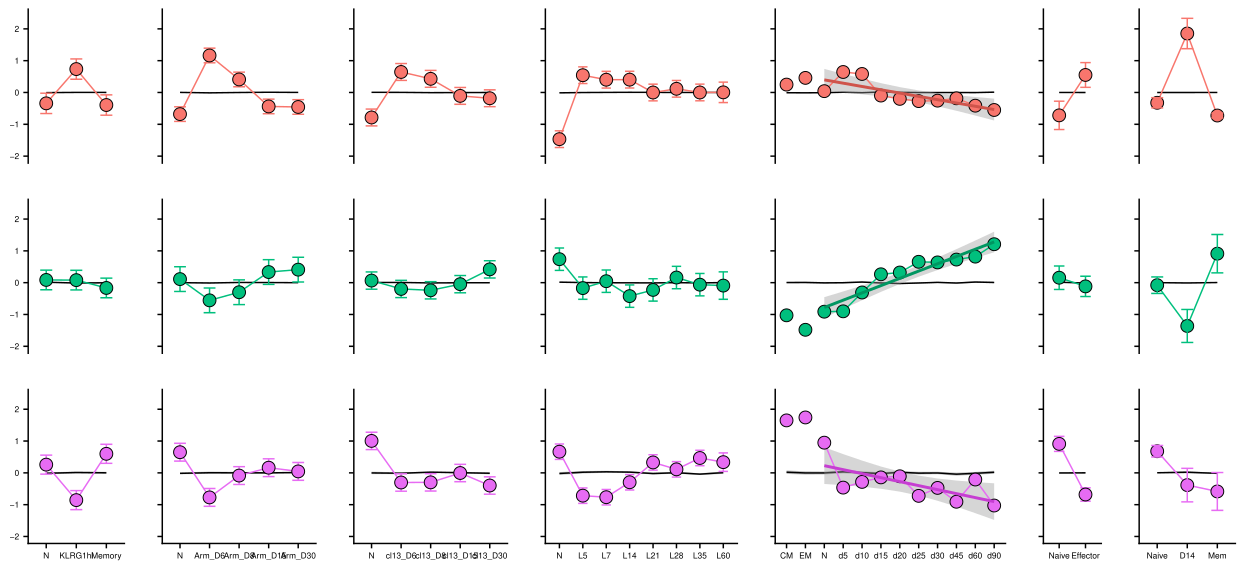

Reproduce this figure in R.
library(readr)
library(RColorBrewer)
library(ggpubr)
library(scales)
library(reshape2)
library(cowplot)
library(emmeans)
library(nlme)

## Imports Query Sets and Kinetic Sets  #########################################################################################################

DEGList = msigdb::read.gmt("../../Hacohen_StateDEGs_Human.gmt")$genesets

DEGList_UpDown = list()
for(i in seq(1,6,by = 2)) DEGList_UpDown[[names(DEGList)[i]]] = list(Up = DEGList[[i]],Down = DEGList[[i+1]])
names(DEGList_UpDown) = sapply(strsplit(names(DEGList_UpDown),split = "_",fixed = TRUE),function(x) x[1])

palette = scales::hue_pal()(5)[c(1,3,5)]

load("../../KineticSets_v3_2YF.rda")

# KineticLists$YF_Effector$PlotType="Replicate_Line"
## Backscoring Up Minus Down #########################################################################################################

SignatureScore <- function(InputGeneMatrix,TestSignatures){
  GeneMatrixFiltered = merge(data.frame(TestSignatures),data.frame(InputGeneMatrix),by.x = 1,by.y = 0)
  
  GeneMatrixFiltered_Zscore = data.matrix(GeneMatrixFiltered[,2:ncol(GeneMatrixFiltered)])
  for(i in 1:nrow(GeneMatrixFiltered_Zscore)) GeneMatrixFiltered_Zscore[i,] = scale(GeneMatrixFiltered_Zscore[i,])
  
  MeanZ_Score = numeric(ncol(GeneMatrixFiltered_Zscore))
  
  ## Averages Z score of all genes in a signature (Using Geom mean will return an error for negative Z scores!!!)
  for(i in 1:ncol(GeneMatrixFiltered_Zscore)) MeanZ_Score[i] = mean(GeneMatrixFiltered_Zscore[,i])
  names(MeanZ_Score) = colnames(GeneMatrixFiltered_Zscore)
  
  MeanZ_Score
}

SignatureScore_UpMinusDown <- function(InputGeneMatrix,UpDownList){
  UpSignature = SignatureScore(InputGeneMatrix,UpDownList[["Up"]])
  if(!is.null(UpDownList[["Down"]])){
    DnSignature = SignatureScore(InputGeneMatrix,UpDownList[["Down"]])
    NetSignature = UpSignature - DnSignature
  } else{
    NetSignature = UpSignature
  }
  NetSignature
}

SignatureScore_RowInd <- function(InputGeneMatrix,RowInds){
  GeneMatrixFiltered = InputGeneMatrix[RowInds,]
  
  for(i in 1:nrow(GeneMatrixFiltered)) GeneMatrixFiltered[i,] = scale(GeneMatrixFiltered[i,])
  
  MeanZ_Score = colMeans(GeneMatrixFiltered)
  names(MeanZ_Score) = colnames(InputGeneMatrix)
  
  MeanZ_Score
}

SignatureScore_Random <- function(InputGeneMatrix,UpDownList){
  UpGenesRandom = sample(x = 1:nrow(InputGeneMatrix),length(UpDownList[["Up"]]))
  DnGenesRandom = sample(x = 1:nrow(InputGeneMatrix),length(UpDownList[["Down"]]))
  
  UpSignature = SignatureScore_RowInd(InputGeneMatrix,UpGenesRandom)
  if(!is.null(UpDownList[["Down"]])){
    DnSignature = SignatureScore_RowInd(InputGeneMatrix,DnGenesRandom)
    NetRandom = UpSignature - DnSignature
  } else{
    NetRandom = UpSignature
  }
  NetRandom
}

# KineticSets = YF_RNASeq;SigList = DEGList_UpDown;pal = palette;nperm = 100
SignatureScorePlot_TRMSlopeEval <- function(KineticSets,SigList,pal = rep("black",length(SigList)),nperm = 100){
  ScoringResults = list()
  for(i in 1:length(names(SigList))) {
    for(j in names(KineticSets)) {
      SigScore = SignatureScore_UpMinusDown(KineticSets[[j]]$Exprs,SigList[[i]])
      RandScore = matrix(nrow = nperm,ncol = ncol(KineticSets[[j]]$Exprs))
      for(Perms in 1:nperm) RandScore[Perms,] = SignatureScore_Random(KineticSets[[j]]$Exprs,SigList[[i]])
      colnames(RandScore) = colnames(KineticSets[[j]]$Exprs)
      
      ScoringResults[[paste(names(SigList)[i],j,sep = "_")]] = list(SigScore = SigScore,
                                                                    RandScore = RandScore,
                                                                    palette = pal[i],
                                                                    PlotType = KineticSets[[j]]$PlotType)
    }
  }
  ## Plotting Function
  # x = ScoringResults[[1]]
  ScorePlots = lapply(ScoringResults,function(x){
    ## If Experiment has replicates
    if(x$PlotType=="Replicate_Line"){
      Timepoints = unique(sapply(strsplit(names(x$SigScore),split = "_"),function(y) paste(y[-length(y)],collapse = "_")))
      
      ## Signature Score Calculation
      LME_Model = data.frame(Sample = names(x$SigScore),Exp = x$SigScore,ExpBase = "Exp")
      LME_Model$Rep = sapply(strsplit(names(x$SigScore),split = "_"),function(y) y[length(y)])
      LME_Model$Sample = sapply(strsplit(names(x$SigScore),split = "_"),function(y) paste(y[-length(y)],collapse = "_"))
      LME_Model$Sample = factor(LME_Model$Sample,levels = Timepoints)
      
      LME_Sig_Results = lme(Exp~Sample,random=~1|Rep,data = LME_Model)
      LME_Sig_Results = summary(emmeans(LME_Sig_Results,"pairwise"~Sample,adjust = "none"))
      PlottingMatrix_Sig = LME_Sig_Results[["emmeans"]]
      PlottingMatrix_Sig$lower.CL = PlottingMatrix_Sig$emmean - (PlottingMatrix_Sig$SE*1.96)
      PlottingMatrix_Sig$upper.CL = PlottingMatrix_Sig$emmean + (PlottingMatrix_Sig$SE*1.96)
      
      ######### P Value Calculation
      PValues = LME_Sig_Results$contrasts
      
      PVals = PValues[nrow(PValues),6]
      SampleName = as.character(PValues[nrow(PValues),1])
      Index = nrow(PValues)
      
      for(i in 2:(length(unique(LME_Model$Sample))-1)){
        Index = Index - i
        PVals = c(PVals,PValues[Index,6])
        SampleName = c(SampleName,as.character(PValues[Index,1]))
      } 
      
      PVals = c(PVals,1)
      SampleName = c(SampleName,"N")
      names(PVals) = SampleName
      PVals = rev(PVals)
      
      PVals = sapply(PVals,function(x){
        if(x < .0001){
          Sig = "****"
        } else if(x <.001){
          Sig = "***"
        } else if(x <.01){
          Sig = "**"
        } else if(x < .05){
          Sig = "*"
        }else{
          Sig = "ns"
        }
        Sig})
      
      ## Random Score Calculation
      RandScore = list()
      for(i in 1:nperm) RandScore[[i]] = x$RandScore[i,]
      LME_Rand_Results = sapply(RandScore,function(x) {
        LME_Model = data.frame(Sample = names(x),Exp = x,ExpBase = "Rand")
        LME_Model$Rep = sapply(strsplit(names(x),split = "_"),function(y) y[length(y)])
        LME_Model$Sample = sapply(strsplit(names(x),split = "_"),function(y) paste(y[-length(y)],collapse = "_"))
        LME_Model$Sample = factor(LME_Model$Sample,levels = Timepoints)
        
        LME_Rand_Results = lme(Exp~Sample,random=~1|Rep,data = LME_Model)
        LME_Rand_Results = summary(emmeans(LME_Rand_Results,"pairwise"~Sample,adjust = "none"))[["emmeans"]]$emmean
        names(LME_Rand_Results) = Timepoints
        LME_Rand_Results
      })
      RandMean = rowMeans(LME_Rand_Results)
      RandSE = numeric(length(RandMean)); for(i in 1:length(RandMean)) RandSE[i] = plotrix::std.error(LME_Rand_Results[i,])
      PlottingMatrix_Rand = data.frame(Sample = factor(Timepoints,Timepoints),emmean = RandMean,SE = RandSE, 
                                       lower.CL = RandMean-(RandSE*1.96), upper.CL = RandMean+(RandSE*1.96))
      
      ######### Plotting
      Plot = ggplot(data = PlottingMatrix_Rand,aes(x = Sample,y = emmean,ymin = lower.CL,ymax = upper.CL,group = 1)) +
        geom_ribbon(fill = "grey") +
        geom_line(color = "black") + 
        geom_line(data = PlottingMatrix_Sig,color = x$palette) +
        geom_errorbar(data = PlottingMatrix_Sig,color = x$palette,width=0.4, size=0.5) +
        geom_point(data = PlottingMatrix_Sig,fill = x$palette,shape = 21,size = 4) +
        theme_cowplot() +
        theme(axis.title = element_blank())
      
      
      Results = list(PVals = PVals,Plot = Plot)
      
      ## Else if there are no replicate samples (EG Kupper)  
    }else if(x$PlotType=="Slope_Line"){
      ######### P Values
      
      ## Signature Slope
      Signature_TRMCourse = x$SigScore[-(1:2)]
      Signature_TRMCourse = data.frame(ZScore = Signature_TRMCourse,
                                       Sample = names(Signature_TRMCourse))
      Signature_TRMCourse$Sample = as.numeric(c("0","5","10","15","20","25","30","45","60","90"))
      
      
      LmFit = lm(ZScore ~ Sample,data = Signature_TRMCourse)
      
      SlopeResults = list(DeltaExpr = summary(LmFit)$coefficients[2,1]*90,
                          PVals = summary(LmFit)$coefficients[2,4])
      
      ######### Plotting
      Timepoints = factor(names(x$SigScore),levels = names(x$SigScore))
      PlottingMatrix_Sig = data.frame(Timepoints,Means = x$SigScore,
                                      Timepoints_v2 = c(-20,-10,0,5,10,15,20,25,30,45,60,90))
      RandMean = colMeans(x$RandScore)
      RandSE = numeric(length(RandMean)); for(i in 1:length(RandSE)) RandSE[i] = plotrix::std.error(x$RandScore[,i])
      
      PlottingMatrix_Rand = data.frame(Timepoints,Means = RandMean, SE = RandSE,
                                       UpperCL = RandMean+(RandSE*1.96),LowerCL = RandMean-(RandSE*1.96),
                                       Timepoints_v2 = c(-20,-10,0,5,10,15,20,25,30,45,60,90))
      
      # Plot = ggplot(data = PlottingMatrix_Rand,aes(x = Timepoints_v2,y = Means,group = 1)) + 
      #   scale_x_continuous(breaks = c(-20,-10,0,5,10,15,20,25,30,45,60,90),
      #                      labels = names(x$SigScore)) +
      #   geom_ribbon(fill = "grey",mapping = aes(ymin = LowerCL, ymax = UpperCL)) +
      #   geom_line(color = "black",mapping = aes(ymin = LowerCL, ymax = UpperCL)) + 
      #   geom_smooth(data = PlottingMatrix_Sig[!Timepoints%in%c("CM","EM"),],method = "lm",color = x$palette) +
      #   geom_line(data = PlottingMatrix_Sig[!Timepoints%in%c("CM","EM"),],color = x$palette) +
      #   geom_point(data = PlottingMatrix_Sig,fill = x$palette,shape = 21,size = 4) +
      #   theme_cowplot() +
      #   theme(axis.title = element_blank())
      
      Plot = ggplot(data = PlottingMatrix_Rand,aes(x = Timepoints,y = Means,group = 1)) + 
        # scale_x_continuous(breaks = c(-20,-10,0,5,10,15,20,25,30,45,60,90),
        #                    labels = names(x$SigScore)) +
        geom_ribbon(fill = "grey",mapping = aes(ymin = LowerCL, ymax = UpperCL)) +
        geom_line(color = "black",mapping = aes(ymin = LowerCL, ymax = UpperCL)) + 
        geom_smooth(data = PlottingMatrix_Sig[!Timepoints%in%c("CM","EM"),],method = "lm",color = "transparent") +
        geom_line(data = PlottingMatrix_Sig[!Timepoints%in%c("CM","EM"),],color = x$palette) +
        geom_point(data = PlottingMatrix_Sig,fill = x$palette,shape = 21,size = 4) +
        geom_smooth(data = PlottingMatrix_Sig[!Timepoints%in%c("CM","EM"),],method = "lm",color = colorspace::darken(x$palette,0.2),fill = "transparent") +
        theme_cowplot() +
        theme(axis.title = element_blank())
      
      
      Results = list(Plot = Plot,PVals = SlopeResults)
    }else if(x$PlotType=="Replicate_Line_TTest"){
      Timepoints = unique(sapply(strsplit(names(x$SigScore),split = "_"),function(y) paste(y[-length(y)],collapse = "_")))
      
      ##########################
      ## Stats
      
      Timepoint_Stat = factor(sapply(strsplit(names(x$SigScore),split = "_"),function(y) paste(y[-length(y)],collapse = "_")),Timepoints)
      PVals = pairwise.t.test(x$SigScore,Timepoint_Stat,p.adj = "none")$p.value
      
      PVal = as.numeric(PVals)
      Names = character()
      for(i in 1:length(PVal)){
        ArrInd = which(PVals==PVals[i],arr.ind = TRUE)
        Names[i] = paste0(rownames(PVals)[ArrInd[1]]," - ",colnames(PVals)[ArrInd[2]])
      }
      names(PVal) = Names
      
      
      ##########################
      ## Random Calculation
      RandScore = list()
      for(i in 1:nperm) RandScore[[i]] = x$RandScore[i,]
      RandScore = sapply(RandScore,function(rand){
        RandMean = sapply(Timepoints,function(A){
          Means = mean(rand[grepl(A,names(rand))])
        })
      })
      
      Means = rowMeans(RandScore)
      SE = numeric(length(Means))
      for(i in 1:length(Means)) SE[i] = plotrix::std.error(RandScore[i,])
      
      RandScore = data.frame(Timepoints = factor(names(Means),Timepoints),Means = Means,SE = SE,
                             UpperCL = Means+(SE*1.96),LowerCL = Means-(SE*1.96))
      
      ##########################
      ## Signature Calculation
      
      PlotSig = data.frame(t(sapply(Timepoints,function(A){
        Means = mean(x$SigScore[grepl(A,names(x$SigScore))])
        SE = plotrix::std.error(x$SigScore[grepl(A,names(x$SigScore))])
        
        UpperCL = Means+(SE*1.96)
        LowerCL = Means-(SE*1.96)
        
        rbind(Means,SE,UpperCL,LowerCL)
      })))
      
      colnames(PlotSig) = cbind("Means","SE","UpperCL","LowerCL")
      PlotSig$Timepoints = factor(rownames(PlotSig),Timepoints)
      
      Plot = ggplot(data = PlotSig,aes(x = Timepoints,y = Means,ymin = LowerCL,ymax = UpperCL,group = 1)) + 
        geom_ribbon(data = RandScore,fill = "grey") +
        geom_line(data = RandScore,color = "black") + 
        geom_line(color = x$palette) +
        geom_point(fill = x$palette,shape = 21,size = 4) +
        geom_errorbar(color = x$palette,width=0.4, size=0.5) + 
        theme_cowplot() +
        theme(axis.title = element_blank())
      
      
      
      Results = list(Plot = Plot,PVals = PVal)
    }else{
      Timepoints = unique(sapply(strsplit(names(x$SigScore),split = "_"),function(y) paste(y[-length(y)],collapse = "_")))

      ## Signature Score Calculation
      LME_Model = data.frame(Sample = names(x$SigScore),Exp = x$SigScore,ExpBase = "Exp")
      LME_Model$Rep = sapply(strsplit(names(x$SigScore),split = "_"),function(y) y[length(y)])
      LME_Model$Sample = sapply(strsplit(names(x$SigScore),split = "_"),function(y) paste(y[-length(y)],collapse = "_"))
      LME_Model$Sample = factor(LME_Model$Sample,levels = Timepoints)

      LME_Sig_Results = lme(Exp~Sample,random=~1|Rep,data = LME_Model)
      LME_Sig_Results = summary(emmeans(LME_Sig_Results,"pairwise"~Sample,adjust = "none"))
      PlottingMatrix_Sig = LME_Sig_Results[["emmeans"]]
      PlottingMatrix_Sig$lower.CL = PlottingMatrix_Sig$emmean - (PlottingMatrix_Sig$SE*1.96)
      PlottingMatrix_Sig$upper.CL = PlottingMatrix_Sig$emmean + (PlottingMatrix_Sig$SE*1.96)      
      
      ######### P Value Calculation
      PValues = LME_Sig_Results$contrasts
      
      PVals = PValues[nrow(PValues),6];names(PVals) = levels(PValues$contrast)[1]

      PVals = sapply(PVals,function(x){
        if(x < .0001){
          Sig = "****"
        } else if(x <.001){
          Sig = "***"
        } else if(x <.01){
          Sig = "**"
        } else if(x < .05){
          Sig = "*"
        }else{
          Sig = "ns"
        }
        Sig})      
      
      ## Random Score Calculation
      RandScore = list()
      x$RandScore = x$RandScore[!is.nan(x$RandScore[,1]),]
      for(i in 1:nrow(x$RandScore)) RandScore[[i]] = x$RandScore[i,]
      LME_Rand_Results = sapply(RandScore,function(x) {
        LME_Model = data.frame(Sample = names(x),Exp = x,ExpBase = "Rand")
        LME_Model$Rep = sapply(strsplit(names(x),split = "_"),function(y) y[length(y)])
        LME_Model$Sample = sapply(strsplit(names(x),split = "_"),function(y) paste(y[-length(y)],collapse = "_"))
        LME_Model$Sample = factor(LME_Model$Sample,levels = Timepoints)
        
        LME_Rand_Results = lme(Exp~Sample,random=~1|Rep,data = LME_Model)
        LME_Rand_Results = summary(emmeans(LME_Rand_Results,"pairwise"~Sample,adjust = "none"))[["emmeans"]]$emmean
        names(LME_Rand_Results) = Timepoints
        LME_Rand_Results
      })
      RandMean = rowMeans(LME_Rand_Results)
      RandSE = numeric(length(RandMean)); for(i in 1:length(RandMean)) RandSE[i] = plotrix::std.error(LME_Rand_Results[i,])
      PlottingMatrix_Rand = data.frame(Sample = factor(Timepoints,Timepoints),emmean = RandMean,SE = RandSE, 
                                       lower.CL = RandMean-(RandSE*1.96), upper.CL = RandMean+(RandSE*1.96))
      
      ######### Plotting
      Plot = ggplot(data = PlottingMatrix_Rand,aes(x = Sample,y = emmean,ymin = lower.CL,ymax = upper.CL,group = 1)) +
        geom_ribbon(fill = "grey") +
        geom_line(color = "black") + 
        geom_line(data = PlottingMatrix_Sig,color = x$palette) +
        geom_errorbar(data = PlottingMatrix_Sig,color = x$palette,width=0.4, size=0.5) +
        geom_point(data = PlottingMatrix_Sig,fill = x$palette,shape = 21,size = 4) +
        theme_cowplot() +
        theme(axis.title = element_blank())
      
      Results = list(PVals = PVals,Plot = Plot)
      
      }})
  
  nKinetics = 1:length(KineticSets)
  PValues = lapply(ScorePlots,function(x) x$PVals)
  PVals = lapply(nKinetics,function(x) t(sapply(PValues[seq(x,length(ScoringResults),by = length(KineticSets))],function(x) x)))
  names(PVals) = names(KineticSets)
  
  print(PVals)
  

  
  ScorePlot = lapply(ScorePlots,function(x) x$Plot)

  ScorePlot
}

#########################################################################################################
## Combined Plot - plots just Cd8 clusters

SigScorePlot = SignatureScorePlot_TRMSlopeEval(KineticLists,DEGList_UpDown,pal = palette)
CombinedPlot = SigScorePlot

for(i in 1:(7*length(DEGList_UpDown))) CombinedPlot[[i]] = CombinedPlot[[i]] + ylim(c(-2,2.4)) + theme(axis.text = element_text(size = 6))
for(i in 1:(7*(length(DEGList_UpDown)-1))) CombinedPlot[[i]] = CombinedPlot[[i]] + theme(axis.line.x = element_blank(),axis.ticks.x = element_blank(),axis.text.x = element_blank())
for(i in seq(1,(7*length(DEGList_UpDown)))[-seq(1,(7*length(DEGList_UpDown)),7)]) CombinedPlot[[i]] = CombinedPlot[[i]] + theme(axis.text.y = element_blank())

Scale = 1.9
pdf("3D_Hacohen_BackScoring_v3 2 YF.pdf",width = 6.55*Scale,height = 3*Scale)
# plot_grid(plotlist = CombinedPlot,align = "hv",ncol = 5,rel_widths = c(0.8,1,1,1,1.9))
plot_grid(plotlist = CombinedPlot,align = "hv",ncol = 7,rel_widths = c(0.7,1,1,1.2,1.4,0.5,0.7))
dev.off()

# 
# for(i in 1:6) CombinedPlot[[i]] = CombinedPlot[[i]] + ylim(c(-1.5,1.5)) + theme(axis.text = element_text(size = 6))
# for(i in 7:12) CombinedPlot[[i]] = CombinedPlot[[i]] + ylim(c(-2.5,1.5)) + theme(axis.text = element_text(size = 6))
# for(i in 13:18) CombinedPlot[[i]] = CombinedPlot[[i]] + ylim(c(-3.5,1.5)) + theme(axis.text = element_text(size = 6))
# for(i in 19:24) CombinedPlot[[i]] = CombinedPlot[[i]] + ylim(c(-3,3.2)) + theme(axis.text = element_text(size = 6))
# 
# 
# for(i in 1:(6*(length(DEGList_UpDown)-1))) CombinedPlot[[i]] = CombinedPlot[[i]] + theme(axis.line.x = element_blank(),axis.ticks.x = element_blank(),axis.text.x = element_blank())
# for(i in seq(1,(6*length(DEGList_UpDown)))[-seq(1,(6*length(DEGList_UpDown)),6)]) CombinedPlot[[i]] = CombinedPlot[[i]] + theme(axis.text.y = element_blank())
# 
# Scale = 1.9
# pdf("Validation_MouseStates_BackScoring.pdf",width = 6.55*Scale,height = 3.5*Scale)
# # plot_grid(plotlist = CombinedPlot,align = "hv",ncol = 5,rel_widths = c(0.8,1,1,1,1.9))
# plot_grid(plotlist = CombinedPlot,align = "hv",ncol = 6,rel_widths = c(0.7,1,1,1,1,0.5))
# dev.off()
